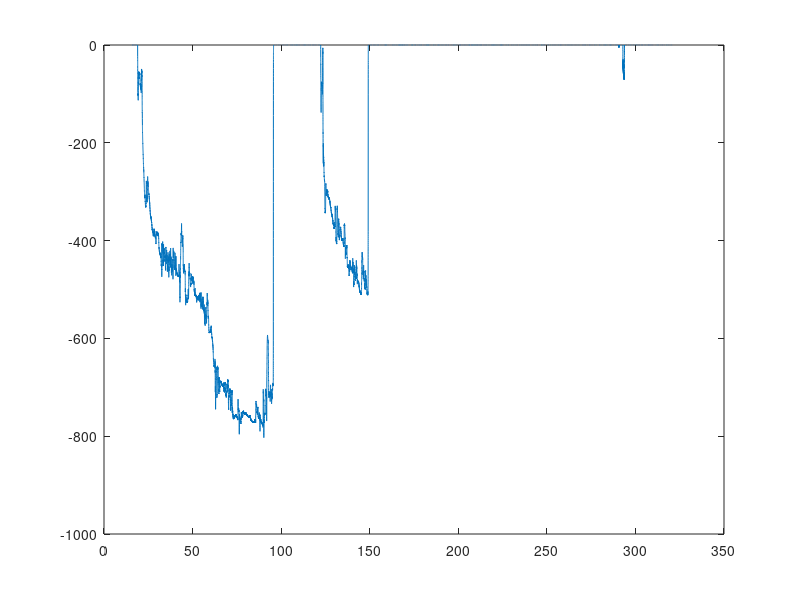

MATLAB code for this plot: (Note: this script raises an error after producing the figure.)
%% load EMG data

clear; clc; 
load("dataset1.mat");

%% plot data

figure(1);
plot(esp_timestamp ./ 1000, channel_data(:,3));


%% offline filtering

for i = [1:num_channels]
    bandpass(x,[100 200],fs)
end
